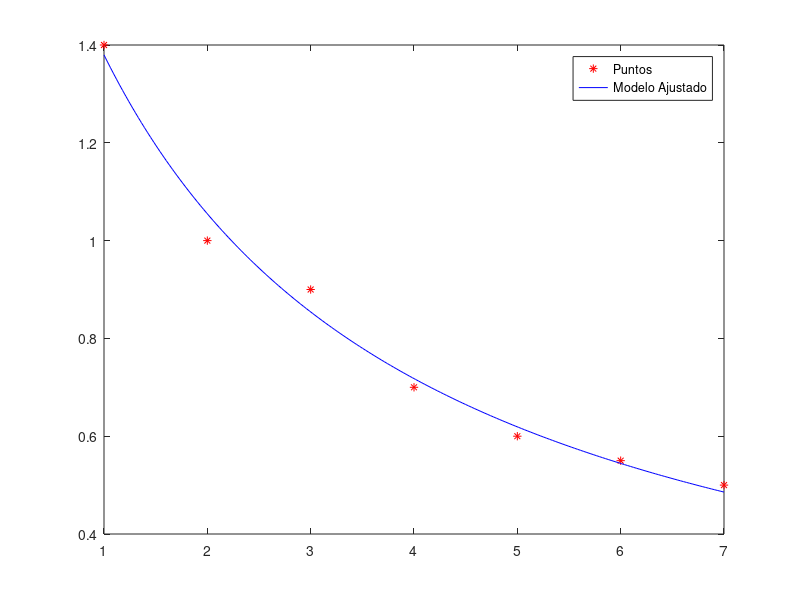

The MATLAB script that drew this image:
clear all
close all
clc

% Datos de tabla
t = [1 2 3 4 5 6 7]';
y = [1.4 1 0.9 0.7 0.6 0.55 0.5]';

% No se hara con factorizacion QR porque no lo hemos visto

% Matriz del problema (Resulta de linealizar el modelo)
A = [ones(length(t), 1), log(t)];
b = log(2./y - 1);

% Ajustar por minimos cuadrados
coef = A \ b;

% Determinar coeficientes y mostrarlos
alfa = exp(coef(1));
beta = coef(2);

fprintf('Alfa y Beta son: \n');
disp([alfa, beta])

% Calcular y mostrar norma 2 del residuo
norma_res = norm(A*coef - b);

fprintf('Norma del Residuo: \n');
disp(norma_res)

% Puntos para dibujar curva en el grafico
tt = linspace(1, 7, 200);
yy = 2./(1 + alfa * tt.^beta);

% Graficar
plot(t, y, '*r'); hold on
plot(tt, yy, 'b');
legend('Puntos', 'Modelo Ajustado')

% Calcular y mostrar estimaciones
test = [4.5, 9];
yest = 2./(1 + alfa*test.^beta);

fprintf('Estimaciones en 4.5 y 9 hrs: \n');
disp(yest)